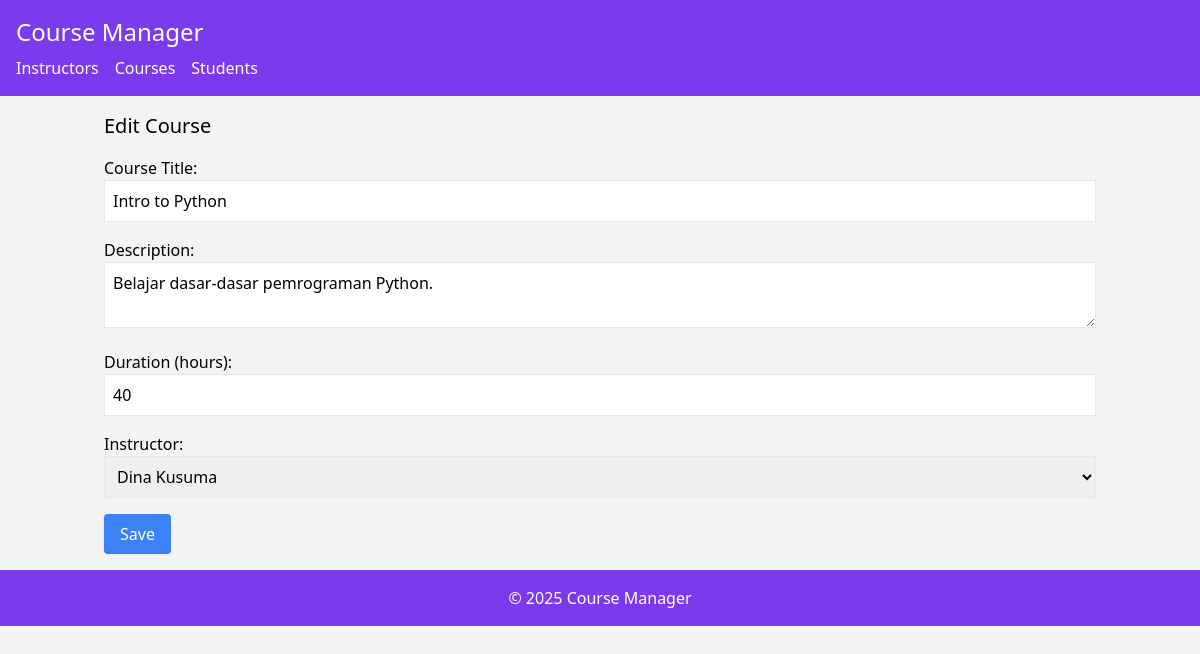
Screenshot of /index.php?entity=course&action=edit&id=1 with the database file from the repository.
### tables this page shows
CREATE TABLE courses (
    id INT AUTO_INCREMENT PRIMARY KEY,
    title VARCHAR(100) NOT NULL,
    description TEXT,
    duration INT,
    instructor_id INT,
    FOREIGN KEY (instructor_id) REFERENCES instructors(id)
        ON DELETE SET NULL
        ON UPDATE CASCADE
);

CREATE TABLE instructors (
    id INT AUTO_INCREMENT PRIMARY KEY,
    name VARCHAR(100) NOT NULL,
    email VARCHAR(100) UNIQUE NOT NULL,
    specialization VARCHAR(100)
);

### model/Course.php (called while the page is built, shortened)
<?php
require_once 'config/Database.php';
class Course {
    private $conn;
    private $table = 'courses';
    public function __construct() {
        $database = new Database();
        $this->conn = $database->getConnection();
    }
    public function getById($id) {
        $query = "SELECT * FROM " . $this->table . " WHERE id = :id";
        $stmt = $this->conn->prepare($query);
        $stmt->bindParam(':id', $id);
        $stmt->execute();
        return $stmt->fetch(PDO::FETCH_ASSOC);
    }
}
?>

### config/Database.php (called while the page is built, shortened)
<?php
class Database {
    private $host = "localhost";
    private $username = "root";
    private $password = "";
    private $database = "course_manager";
    public function getConnection() {
        $this->conn = null;
        try {
            $this->conn = new PDO(
                "mysql:host=" . $this->host . ";dbname=" . $this->database,
                $this->username,
                $this->password
            );
            $this->conn->setAttribute(PDO::ATTR_ERRMODE, PDO::ERRMODE_EXCEPTION);
        } catch(PDOException $e) {
            echo "Connection error: " . $e->getMessage();
        }
        return $this->conn;
    }
}
?>

### viewmodel/CourseViewModel.php (called while the page is built, shortened)
<?php
require_once 'model/Course.php';
class CourseViewModel {
    private $course;
    public function __construct() {
        $this->course = new Course();
    }
    public function getCourseById($id) {
        return $this->course->getById($id);
    }
}
?>

### model/Instructor.php (called while the page is built, shortened)
<?php
require_once 'config/Database.php';
class Instructor {
    private $conn;
    private $table = 'instructors';
    public function __construct() {
        $database = new Database();
        $this->conn = $database->getConnection();
    }
    public function getAll() {
        $query = "SELECT * FROM " . $this->table;
        $stmt = $this->conn->prepare($query);
        $stmt->execute();
        return $stmt->fetchAll(PDO::FETCH_ASSOC);
    }
}
?>

### viewmodel/InstructorViewModel.php (called while the page is built, shortened)
<?php
require_once 'model/Instructor.php';
class InstructorViewModel {
    private $instructor;
    public function __construct() {
        $this->instructor = new Instructor();
    }
    public function getInstructorList() {
        return $this->instructor->getAll();
    }
}
?>

### views/course_form.php (the view, shortened to what this page needs)
<?php
require_once 'views/template/header.php';
?>
<h2 class="text-xl mb-4"><?php echo isset($course) ? 'Edit Course' : 'Add Course'; ?></h2>
<form action="index.php?entity=course&action=<?php echo isset($course) ? 'update&id=' . $course['id'] : 'save'; ?>" method="POST" class="space-y-4">
    <div>
        <label class="block">Course Title:</label>
        <input type="text" name="title" value="<?php echo isset($course) ? htmlspecialchars($course['title']) : ''; ?>" class="border p-2 w-full" required>
    </div>
    <div>
        <label class="block">Description:</label>
        <textarea name="description" class="border p-2 w-full" required><?php echo isset($course) ? htmlspecialchars($course['description']) : ''; ?></textarea>
    </div>
    <div>
        <label class="block">Duration (hours):</label>
        <input type="number" name="duration" value="<?php echo isset($course) ? $course['duration'] : ''; ?>" class="border p-2 w-full" required min="1">
    </div>
    <div>
        <label class="block">Instructor:</label>
        <select name="instructor_id" class="border p-2 w-full" required>
            <?php foreach ($instructors as $instructor): ?>
                <option value="<?php echo $instructor['id']; ?>" <?php echo isset($course) && $course['instructor_id'] == $instructor['id'] ? 'selected' : ''; ?>>
                    <?php echo htmlspecialchars($instructor['name']); ?>
                </option>
            <?php endforeach; ?>
        </select>
    </div>
    <button type="submit" class="bg-blue-500 text-white px-4 py-2 rounded">Save</button>
</form>
<?php
require_once 'views/template/footer.php';
?>

### rows the page displays
courses: title "Intro to Python", description "Belajar dasar-dasar pemrograman Python.", duration "40", instructor_id "Dina Kusuma"
